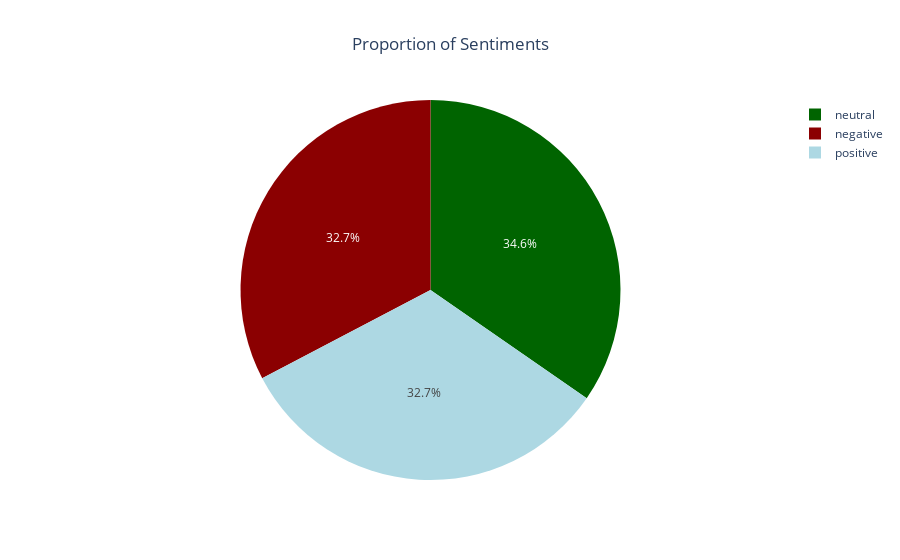

Notebook cell for this chart:
### Code cell
fig = go.Figure(data=[go.Pie(labels=df_new['polarity'].value_counts().index.tolist(),
                             values=df_new['polarity'].value_counts().tolist(),
                            marker=dict(colors=['#006400','#8B0001','#add8e3']))])

fig.update_layout(title_text='Proportion of Sentiments',title_x=0.5,
                  template='plotly_white')
fig.show()

### Figure 1 — Plotly figure (JSON) as saved in the notebook; plotly's stock layout.template omitted (floating-point values rounded to 4 significant figures)
{"data": [{"labels": ["neutral", "negative", "positive"], "marker": {"colors": ["#006400", "#8B0001", "#add8e3"]}, "values": [5789, 5462, 5461], "type": "pie"}], "layout": {"title": {"text": "Proportion of Sentiments", "x": 0.5}}}
